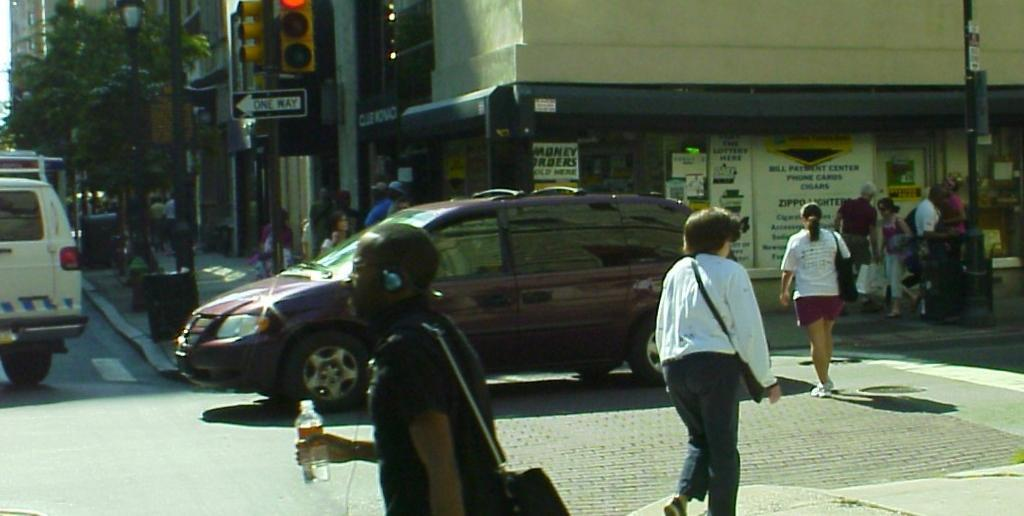
%> input picture scripts/LDOF_src/im1.jpg, 1024 x 516 px
$ octave --eval "result = gaussPyramid(rgb2gray(imread('../LDOF_src/im1.jpg')));"   (GNU Octave 9; MATLAB toolbox functions it lacks are replaced by stand-ins)
%> lines starting %> are read from the running program, lines starting %| are printed output that depends on the picture
### scripts/utils/subsampleByHalf.m
function subsampled = subsampleByHalf(im)
    [h,w] = size(im);
    rowReduceMtx = getRowReduceMtx(h);
    colmReduceMtx = getColmReduceMtx(w);
    subsampled = rowReduceMtx*im*colmReduceMtx;
end

### scripts/utils/getColmReduceMtx.m
function colmReduceMtx = getColmReduceMtx(originalWidth)
    colmReduceMtx = zeros(originalWidth, ceil(originalWidth/2));
    for c=1:size(colmReduceMtx,2)
        colmReduceMtx(1+2*(c-1), c) =1;
    end

end

### scripts/utils/getRowReduceMtx.m
function rowReduceMtx = getRowReduceMtx(originalHeight)
    % width: original width
    % subsample matrix to subsample every other rows


 rowReduceMtx = zeros(ceil(originalHeight/2), originalHeight);
 for r=1:size(rowReduceMtx, 1)
     rowReduceMtx(r, 1+2*(r-1)) = 1;
 end

end

### scripts/utils/gaussPyramid.m
%% Gaussian pyramid
% At each iteration, convolve the previous level's image with the kernel
% and downsample by 1/2 in both x and y direction
% The first level contains the original image, and the last level contains
% the smallest(coarst) image.
% \begin{displaymath}

function gPyramid = gaussPyramid(im, a)
% a: parameter that controls the five-tap kernel [.25-.5*a .25 a .25 .25-.5*a]
% nLevel: number of pyramid levels
    im = im2double(im);
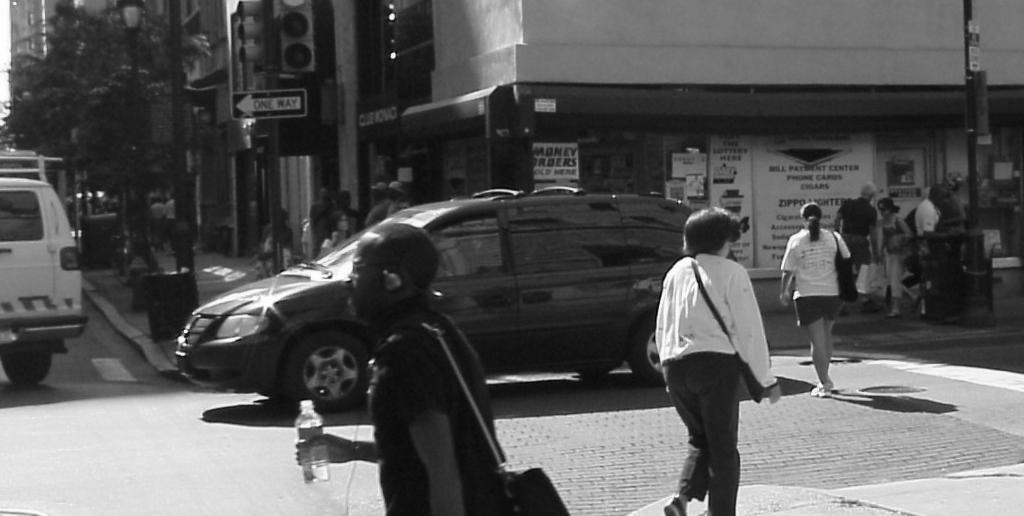
%> im: size 516x1024 double; min 0.00784, max 1, mean 0.343
    if ~exist('a', 'var') ||  isempty(a)
        a = 0.4;
    end

    gkernel = [.25-.5*a .25 a .25 .25-.5*a];
    [m,n] = size(im);
%> m = 516; n = 1024
    minDim = min(m,n);
%> minDim = 516
    nLevel = floor(log2(minDim));
%> nLevel = 9
    gPyramid{1} = im;
    for i = 2:nLevel
        im_filtered = conv2(gPyramid{i-1}, gkernel, 'same');
        im_filtered = conv2(im_filtered, gkernel', 'same');
        gPyramid{i} = subsampleByHalf(im_filtered);
    end
%> this loop made 8 passes
%> (h in subsampleByHalf, w in subsampleByHalf) on passes 6 to 8: (17, 32), (9, 16), (5, 8)
%> pass 1, in subsampleByHalf, `subsampled = rowReduceMtx*im*colmReduceMtx;`:
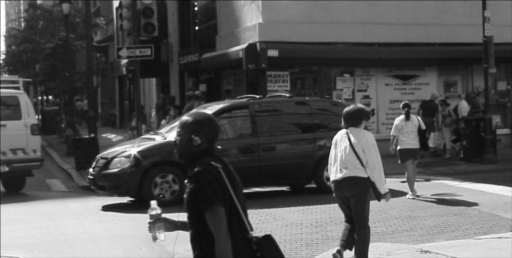
%> subsampled: size 258x512 double; min 0.0437, max 0.998, mean 0.342
%> after the loop, gPyramid = 9 items
end

$ run again, on scripts/LDOF_src/im2.jpg
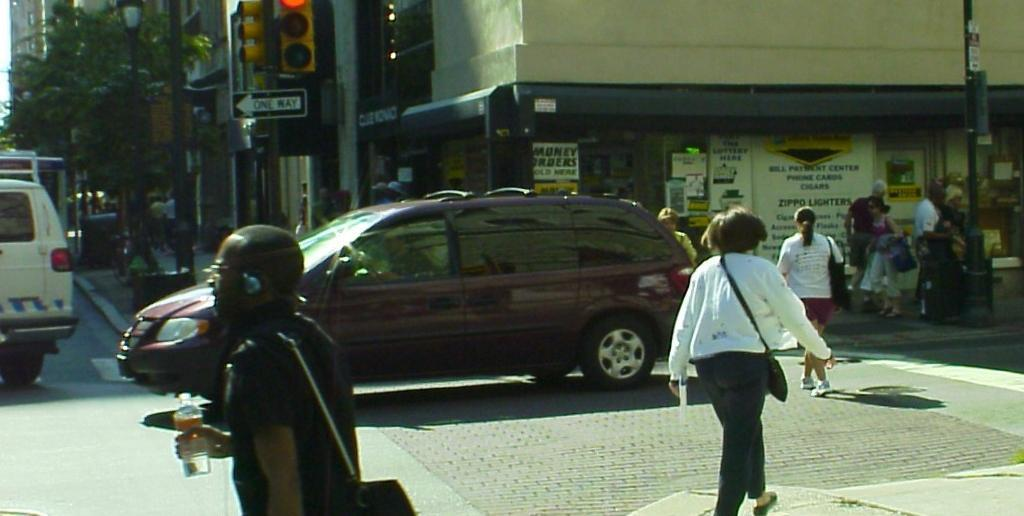
%> input picture scripts/LDOF_src/im2.jpg, 1024 x 516 px
%> in gaussPyramid, `im = im2double(im);`:
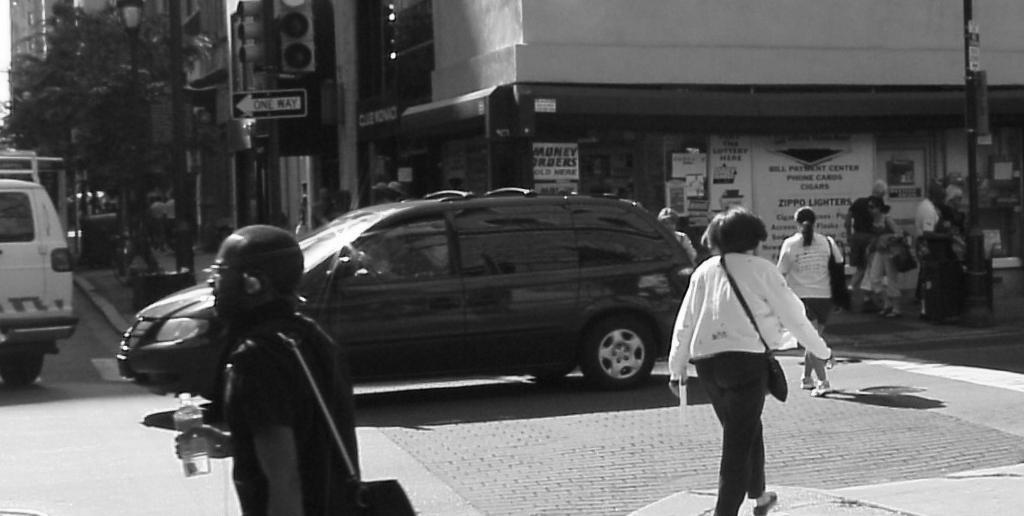
%> im: size 516x1024 double; min 0.00392, max 1, mean 0.342
%> the loop in gaussPyramid, `for i = 2:nLevel` made 8 passes
%> (h in subsampleByHalf, w in subsampleByHalf) on passes 6 to 8: (17, 32), (9, 16), (5, 8)
%> pass 1, in subsampleByHalf, `subsampled = rowReduceMtx*im*colmReduceMtx;`:
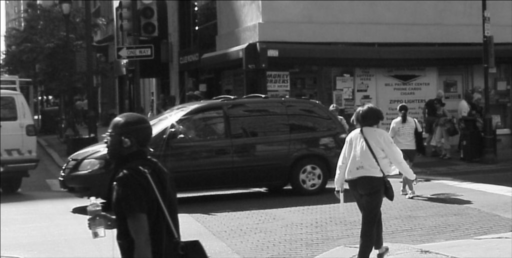
%> subsampled: size 258x512 double; min 0.0466, max 0.999, mean 0.341
%> after the loop in gaussPyramid, `for i = 2:nLevel`: gPyramid = 9 items
